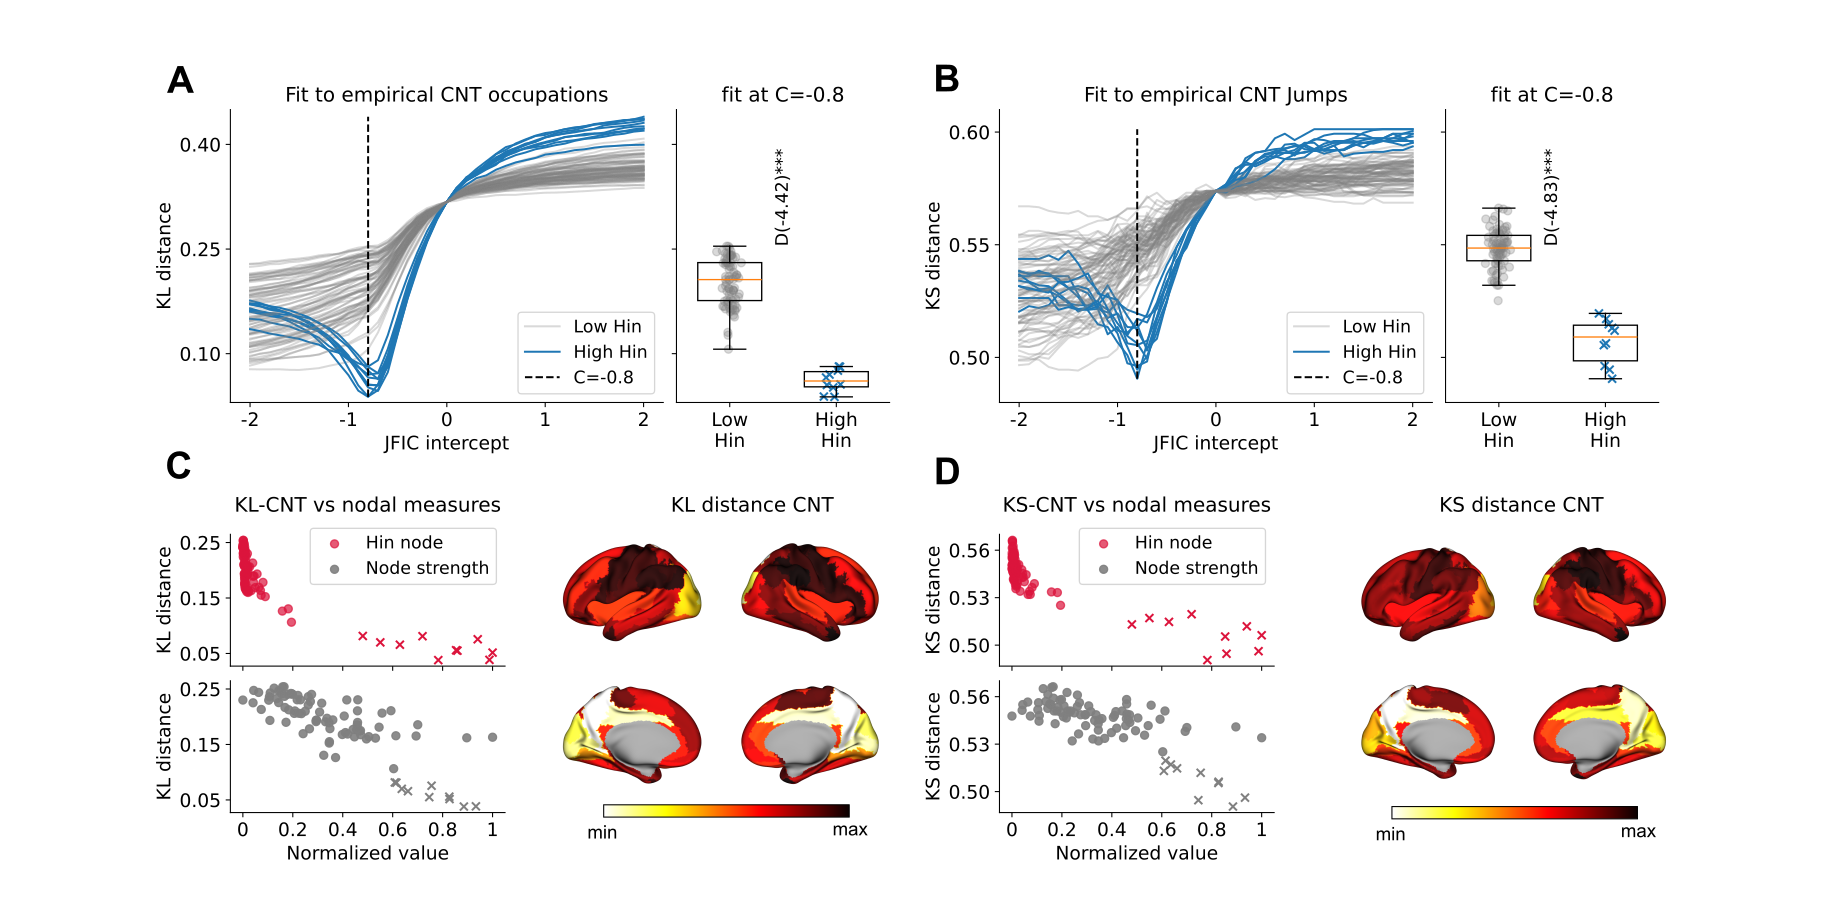

Recreate this plot in Python.
# -*- coding: utf-8 -*-
"""
IN THIS SCRIPT WE ANALYZE MOVING THE INTERCEPT OF JFIC OF EACH AREA.
Created on Sun Apr 28 19:46:29 2024

@author: flehu
"""

import matplotlib.colors as mcolors
from scipy.stats import linregress
import bct
import sys
sys.path.append("../");sys.path.append("../../")
import pandas as pd
import HMA
from scipy.special import rel_entr as kl  # relative entropy = KL distance
import numpy as np
import pickle
import matplotlib.pyplot as plt
from scipy.stats import kstest,mannwhitneyu,pearsonr,spearmanr
import sys
sys.path.append("../../")

nodes = range(90)
# cada tupla es (corrs,eucs,jumps_high,counts_high)


with open('../../../fastDMF/output/change_JFIC_per_node_fromUWS_seeds0_19.pickle', 'rb') as f:
    by_seed = pickle.load(f)

with open('../../../fastDMF/output/change_JFIC_per_node_fromUWS_extended_seeds0_19.pickle', 'rb') as f:
    by_seed2 = pickle.load(f)

for seed in range(20):
    by_seed[seed].update(by_seed2[seed])


# halt
# %%
with open('../../../fastDMF/empirical_truth/DoC_mean_FCs.pickle', 'rb') as f:
    emp_fcs = pickle.load(f)
with open('../../../fastDMF/empirical_truth/jump_distributions_dict_filt_ALLDIM.pickle', 'rb') as f:
    jump_dists_all = pickle.load(f)

del f

emp_occs_all = np.loadtxt(
    '../../../fastDMF/empirical_truth/occupations_3clusters_alldim_euclidean.txt')
preroi = list(pd.read_csv("../../../sorted_AAL_labels.txt")
              ["label"].values)  # nombre de las areas
ROIlabels = [f"{i}-{preroi[i].replace('_', ' ')}" for i in range(90)]
struct = np.loadtxt("../../../structural_Deco_AAL.txt")
# %%
states = ["CNT", "MCS", "UWS"]

nodes = list(range(90))
seeds = list(range(20))
Cs = []

for key in by_seed[0].keys():
    C, node = key
    if C not in Cs:
        Cs.append(C)
Cs = np.sort(Cs)
Cs = Cs[(Cs >= -2) & (Cs <= 2)]  # only makes sense from there on
nseeds = 20

# fill the mean occupation euclidean and corr vector
occs = np.zeros((len(nodes), len(Cs), len(("c1", "c2", "c3"))))
euc = np.zeros((len(nodes), len(Cs), len(states)))
corrs = np.zeros((len(nodes), len(Cs), len(states)))
jumps = np.zeros((len(nodes),len(Cs),191)) ###191 es el numero de saltos por simulacion

for seed in seeds:
    dic = by_seed[seed]
    for n in nodes:
        for c, C in enumerate(Cs):
            corrs[n, c, :] += dic[C, n][0]
            euc[n, c, :]   += dic[C, n][1]
            jumps[n,c,:]   += dic[C, n][2]
            occs[n, c, :]  += dic[C, n][3]
nseeds = len(seeds)
occs /= nseeds
euc /= nseeds
corrs /= nseeds
jumps /= nseeds
# sweep data
# klCNT = np.vstack([np.array([kl(occs[n, c, :], emp_occs_all[0]).sum()
#                   for c in range(len(Cs))]) for n in nodes])
# klMCS = np.vstack([np.array([kl(occs[n, c, :], emp_occs_all[1]).sum()
#                   for c in range(len(Cs))]) for n in nodes])
# klUWS = np.vstack([np.array([kl(occs[n, c, :], emp_occs_all[2]).sum()
#                   for c in range(len(Cs))]) for n in nodes])

klCNT = np.vstack([1/2*np.array([kl(occs[n, c, :], emp_occs_all[0]).sum() +kl(emp_occs_all[0],occs[n, c, :]).sum()
                  for c in range(len(Cs))]) for n in nodes])
klMCS = np.vstack([1/2*np.array([kl(occs[n, c, :], emp_occs_all[1]).sum() +kl(emp_occs_all[1],occs[n, c, :]).sum()
                  for c in range(len(Cs))]) for n in nodes])
klUWS = np.vstack([1/2*np.array([kl(occs[n, c, :], emp_occs_all[2]).sum() +kl(emp_occs_all[2],occs[n, c, :]).sum()
                  for c in range(len(Cs))]) for n in nodes])



ksCNT = np.vstack([np.array([kstest(jumps[n,c,:],jump_dists_all["CNT"])[0]
                             for c in range(len(Cs))]) for n in nodes])
ksMCS = np.vstack([np.array([kstest(jumps[n,c,:],jump_dists_all["MCS"])[0]
                             for c in range(len(Cs))]) for n in nodes])
ksUWS = np.vstack([np.array([kstest(jumps[n,c,:],jump_dists_all["UWS"])[0]
                             for c in range(len(Cs))]) for n in nodes])

# ksGoCNT,ksGoMCS,ksGoUWS = [Gs[np.argmin(a)] for a in (ksCNT,ksMCS,ksUWS)]


whereCNT, whereMCS, whereUWS = np.where(klCNT == klCNT.min()), np.where(
                                        klMCS == klMCS.min()), np.where(klUWS == klUWS.min())

noCNT, CoCNT = np.array(nodes)[whereCNT[0]], Cs[whereCNT[1]]
noMCS, CoMCS = np.array(nodes)[whereMCS[0]], Cs[whereMCS[1]]
noUWS, CoUWS = np.array(nodes)[whereUWS[0]], Cs[whereUWS[1]]


# optimal
print("kl optima at", (noCNT, CoCNT), (noMCS, CoMCS), (noUWS, CoUWS))
minCNT, minMCS, minUWS = [np.min(a) for a in (klCNT, klMCS, klUWS)]

# %% integration segregation data from structural matrix

forces = struct.sum(axis=1)
Clus_num, Clus_size, H_all = HMA.Functional_HP(struct)
Hin, Hse = HMA.Balance(struct, Clus_num, Clus_size)
Hin_node, Hse_node = HMA.nodal_measures(struct, Clus_num, Clus_size)

betweenness_cent = bct.centrality.betweenness_wei(struct)


# %% plot for a fixed C value
C_base = -0.8
C_base_id = int(np.where(Cs == C_base)[0])
ceteris_paribus = {states[i]: (klCNT, klMCS, klUWS)[
    i][:, C_base_id] for i in range(3)}

no_move_id = int(np.where(Cs == 0)[0])
no_move = {states[i]: (klCNT, klMCS, klUWS)[i]
           [:, no_move_id].mean() for i in range(3)}
# optimals = {states[i]:np.min((klCNT,klMCS,klUWS)[i],axis=1) for i in range(3)}
# for n in nodes:
norm = lambda x: (x-x.min())/(x.max()-x.min())

colors = ("tab:blue", "tab:orange", "tab:green")
hlinecolor = "tab:red"
cmap = "Reds"

alfa = 0.3
scatteralfa = 0.5
titlesize = 15
subtitlesize = 12
labelsize = 14
ticksize = 14
legendsize = 13
ylabel = "alfa (base at 0.75)"
xlabel = "G"
std = 0.05;xpos1 = 0;xpos2 = 2;tickangle=0
epsilon=1e-2

#plot how low they get vs when do they get there.

x = Cs
klys = {"CNT": klCNT,
       "MCS": klMCS,
       "UWS": klUWS}
ksys = {"CNT": ksCNT,
        "MCS": ksMCS,
        "UWS": ksUWS}

values = Hin_node/Hin_node.max()

def create_filter_dumb(x,k=0.4):
    return x > k
k = 0.4
outmask = create_filter_dumb(values,k=k)

def cohen_d(low,high):
    mean_high = np.mean(high)
    mean_low  = np.mean(low)
    
    var_high = np.var(high)
    var_low  = np.var(low)
    
    n_high = len(high)
    n_low  = len(low)
    # pooled SD per node
    std_pooled = np.sqrt(((n_high - 1) * var_high + (n_low - 1) * var_low) / (n_high + n_low - 2))
    return (mean_high - mean_low) / std_pooled
    
def plotbar(x,ys,outmask,C_base,colors=("gray","tab:blue"),
            yticks=None,xticks=True,  ax=None):
    
    C_base_id = int(np.where(Cs == C_base)[0])
    
    yclean = ys[~outmask,C_base_id]
    ydirt  = ys[outmask,C_base_id]
    
    
    bp1 = ax.boxplot(yclean, positions=(0,), widths=0.6,patch_artist=True, showfliers=False)
    ax.scatter(0+np.random.normal(scale=std,size=len(yclean)),yclean,color="gray",alpha=alfa)
    
    ax.scatter(1+np.random.normal(scale=std,size=len(ydirt)),ydirt,color=colors[1],marker="x",alpha=1)
    bp2 = ax.boxplot(ydirt, positions=(1,), widths=0.6,patch_artist=True, showfliers=False)
    for patch in list(bp1['boxes'])+list(bp2['boxes']):
        patch.set_facecolor("none")  # transparent
        patch.set_edgecolor("black")
    if yticks:
        ticklabels = [f"{val:.2f}" for val in yticks]
        ax.set_yticks(yticks,ticklabels,fontsize=ticksize)
        ax.set_yticklabels(len(yticks)*[""])
    if not xticks:
        ax.set_xticks(())
    else:
        # ax.set_xlabel("Hin node",fontsize=labelsize)
        ax.set_xticks((0,1),("Low\nHin", "High\nHin"),fontsize=labelsize)
        
    p = mannwhitneyu(yclean,ydirt)[1]
    print(p)
    d = cohen_d(yclean,ydirt)
    text = ""
    if p and d:
        if p < 0.001:
            add = "***"
        elif p < 0.01:
            add = "**"
        elif p < 0.05:
            add = "*"
        text+=f"D({d:.2f})"  + add
    ax.text(0.5,0.7, text,fontsize=legendsize,
            ha='center', va='center',transform=ax.transAxes,rotation=90)
    ax.spines[["top","right"]].set_visible(False)
    
def plot_with_color(x, ys,outmask,colors = ("gray","tab:blue"),title= "",ylabel="",
                    yticks = None,xticks=None, ax = None,yminmax=None):
    
    ax1 = ax.inset_axes((0,0,2/3-epsilon,1))
    ax1.set_title(title,fontsize=titlesize)
    
    first_high = True
    first_low = True
    for n, node in enumerate(nodes):
        if outmask[node]:  # high
            if first_high:
                ax1.plot(x, ys[node], color=colors[1], label="High Hin")
                first_high = False
            else:
                ax1.plot(x, ys[node], color=colors[1])
        else:  # low
            if first_low:
                ax1.plot(x, ys[node], color=colors[0], alpha=alfa, label="Low Hin")
                first_low = False
            else:
                ax1.plot(x, ys[node], color=colors[0], alpha=alfa)
                
    ymin = ys.min()
    ymax = ys.max()#ymin + (ys.max()-ymin)/2
    ax1.vlines(C_base, ymin,ymax,linestyle="dashed",color="black",label=f"C={C_base:.1f}")
    ax1.spines[["top","right"]].set_visible(False)
    ax1.set_ylabel(ylabel,fontsize=labelsize)
    
    ticklabels = [f"{val}" for val in xticks]
    ax1.set_xticks(xticks,ticklabels,fontsize=ticksize)
    ax1.set_xlabel("JFIC intercept",fontsize=labelsize)
    ax1.legend(fontsize=legendsize,loc="lower right")
    # ax2.set_xticks((0,1),("Low\nHin", "High\nHin"),fontsize=labelsize)
    
    ###boxx
    ax2 = ax.inset_axes((2/3+epsilon,0,1/3-epsilon,1))
    ax2.set_title(f"fit at C={C_base:.1f}",fontsize=titlesize)
    plotbar(x,ys,outmask,C_base,colors=colors,
                yticks=yticks,xticks=True,  ax=ax2)
    
    ticklabels = [f"{val:.2f}" for val in yticks]
    ax1.set_yticks(yticks,ticklabels,fontsize=ticksize)
    ax2.set_yticks((yticks))
    ax2.set_yticklabels(len(yticks)*[""])
    
    if yminmax:
        mini,maxi = yminmax
        ax1.set_ylim((mini,maxi))
        ax2.set_ylim((mini,maxi))
    
    ##clean big axis
    ax.set_xticks([])
    ax.set_yticks([])
    ax.spines[:].set_visible(False)
    

    
def joint_scatter(x1, x2, y, outmask=None, ax=None, yticks=None, ylabel="", colors=("crimson", "gray")):
    if ax is None:
        fig, ax = plt.subplots(figsize=(6, 4))
    
    ydirt = y[outmask]
    yclean = y[~outmask]
    x1dirt = x1[outmask]; x1clean = x1[~outmask]
    x2dirt = x2[outmask]; x2clean = x2[~outmask]

    # --- Layout parameters ---
    height = 0.45
    pad = 0.05

    # --- Upper inset (scatter 1) ---
    ax_top = ax.inset_axes((0, height + pad, 1, height))
    ax_top.scatter(x1clean, yclean, color=colors[0], alpha=0.7, label="Hin node")
    ax_top.scatter(x1dirt, ydirt, color=colors[0], alpha=1, marker="x")
    ax_top.set_xticks((0, 0.2, 0.4, 0.6, 0.8, 1), 6 * [""])
    ax_top.set_yticks(yticks)
    ax_top.set_yticklabels([f"{val:.2f}" for val in yticks], fontsize=ticksize)
    ax_top.set_ylabel(ylabel, fontsize=labelsize)
    ax_top.spines[["top", "right"]].set_visible(False)

    # --- Lower inset (scatter 2) ---
    ax_bottom = ax.inset_axes((0, 0, 1, height))
    ax_bottom.scatter(x2clean, yclean, color=colors[1], alpha=0.9, label="Node strength")
    ax_bottom.scatter(x2dirt, ydirt, color=colors[1], alpha=1, marker="x")
    ax_bottom.set_xticks((0, 0.2, 0.4, 0.6, 0.8, 1))
    ax_bottom.set_xticklabels((0, 0.2, 0.4, 0.6, 0.8, 1), fontsize=ticksize)
    ax_bottom.set_yticks(yticks)
    ax_bottom.set_yticklabels([f"{val:.2f}" for val in yticks], fontsize=ticksize)
    ax_bottom.set_xlabel("Normalized value", fontsize=labelsize)
    ax_bottom.set_ylabel(ylabel, fontsize=labelsize)
    ax_bottom.spines[["top", "right"]].set_visible(False)

    # --- Single combined legend in the parent axis ---
    handles, labels = [], []
    for a in (ax_top, ax_bottom):
        h, l = a.get_legend_handles_labels()
        handles += h
        labels += l
    ax.legend(handles, labels, fontsize=legendsize, loc="upper right")

    # --- Clean parent axis ---
    ax.spines[:].set_visible(False)
    ax.set_xticks(()); ax.set_yticks(())

    return ax_top, ax_bottom

    # return ax_top, ax_bottom


# plot
plt.figure(1)
plt.clf()

# CN KLS
ax = plt.subplot2grid((2, 4), (0, 0),colspan=2)
plot_with_color(x, klys["CNT"], outmask,ax=ax,
                title = "Fit to empirical CNT occupations",ylabel="KL distance",
                yticks=(0.1,0.25,0.4),xticks=(-2,-1,0,1,2),yminmax=(0.03,0.45))

ax = plt.subplot2grid((2,4),(0,2),colspan=2)
plot_with_color(x,ksys["CNT"],outmask,ax=ax,
                title = "Fit to empirical CNT Jumps",ylabel="KS distance",
                yticks=(0.5,0.55,0.6),xticks=(-2,-1,0,1,2),yminmax=(0.48,0.61))
###brain 
ax = plt.subplot2grid((2,4),(1,1))
ax.set_title("KL distance CNT",fontsize=titlesize)
ax.spines[:].set_visible(False)
ax.set_xticks(())
ax.set_yticks(())

#######
ax = plt.subplot2grid((2,4),(1,0))
ax.set_title("KL-CNT vs nodal measures",fontsize=titlesize)
joint_scatter(norm(Hin_node),norm(forces),klys["CNT"][:,C_base_id],outmask=outmask,
              ax= ax, yticks = (0.05,0.15,0.25),ylabel="KL distance")

###
ax = plt.subplot2grid((2,4),(1,2))
ax.set_title("KS-CNT vs nodal measures",fontsize=titlesize)
joint_scatter(norm(Hin_node),norm(forces),ksys["CNT"][:,C_base_id],outmask=outmask,
              ax= ax, yticks = (0.5,0.53,0.56),ylabel="KS distance")

ax = plt.subplot2grid((2,4),(1,3))
ax.set_title("KS distance CNT",fontsize=titlesize)
ax.spines[:].set_visible(False)
ax.set_xticks(())
ax.set_yticks(())

plt.subplots_adjust(wspace=0.4, hspace=0.4)

plt.tight_layout()
plt.savefig("fig5_symmetrized.svg",dpi=300,transparent=True)
plt.show()


halt

#%%
print("node strength",pearsonr(Hin_node,klys["CNT"][:,C_base_id]))
print("node integration",pearsonr(forces,klys["CNT"][:,C_base_id]))



print("node strength",spearmanr(Hin_node,klys["CNT"][:,C_base_id]))
print("node integration",spearmanr(forces,klys["CNT"][:,C_base_id]))


#%% save two files for the 

norm = lambda x: (x-x.min())/(x.max()-x.min())
to_save = {"klys":klys["CNT"][:,C_base_id],
           "ksys":ksys["CNT"][:,C_base_id]}
np.savez_compressed(f"maps2brain_C={C_base:.1f}.npz",**to_save)



#%% for a fixed C, how close are we to each state?
fig = plt.figure(3, figsize=(12, 6))
plt.clf()
fig.suptitle(f"KL distance with intercept variation C={C_base}", fontsize=titlesize)

# to CNT
plt.subplot(311)
plt.title("CNT")
plt.bar(nodes, ceteris_paribus["CNT"], alpha=0.7)
plt.hlines(no_move["CNT"], 0, 90, color="tab:red",
           linestyle="dashed", label="baseline")
plt.xticks(())
plt.legend()

# to MCS
plt.subplot(312)
plt.title("MCS")
plt.bar(nodes, ceteris_paribus["MCS"], alpha=0.7)
plt.hlines(no_move["MCS"], 0, 90, color="tab:red",
           linestyle="dashed", label="baseline")
plt.xticks(())
plt.legend()

# to UWS
plt.subplot(313)
plt.title("UWS")
plt.bar(nodes, ceteris_paribus["UWS"], alpha=0.7)
plt.hlines(no_move["UWS"], 0, 90, color="tab:red",
           linestyle="dashed", label="baseline")
plt.xticks(nodes, ROIlabels, rotation=90)
plt.legend()

plt.tight_layout()
plt.show()

# %% print how close do we get per area

min_args_CNT = np.argmin(klCNT, axis=1)
min_args_MCS = np.argmin(klMCS, axis=1)
min_args_UWS = np.argmin(klUWS, axis=1)
min_c_CNT = Cs[min_args_CNT]
min_c_MCS = Cs[min_args_MCS]
min_c_UWS = Cs[min_args_UWS]


# final FIC?
Fics = 0.75*2.12*struct.sum(axis=1)+1
important_nodes = (17, 21, 22, 23, 24, 33,  # left
                   56, 65, 66, 67, 68, 72)  # right
print([str(np.array(ROIlabels)[i]) for i in important_nodes])


# here we plot the fit to each state moving the
fig = plt.figure(2)
plt.clf()
plt.suptitle("moving C per area")
# CNT

###########################
baseline = np.where(Cs == 0)[0][0]
plt.subplot2grid((4, 1), (1, 0))
plt.imshow(klCNT.T, aspect="auto", interpolation="none")
plt.hlines(baseline, 0, 90, color="red", linestyle="dashed")
# plt.colorbar(label="KL dist to CNT")
plt.plot(range(90), min_args_CNT, color="white")

plt.yticks(range(len(Cs))[::5], Cs[::5])
plt.xticks(())
plt.ylabel("optimal c")
plt.xlim([-0.5, 89.5])

plt.subplot2grid((4, 1), (2, 0))
plt.imshow(klMCS.T, aspect="auto", interpolation="none")
plt.hlines(baseline, 0, 90, color="red", linestyle="dashed")
# plt.colorbar(label="KL dist to MCS")
plt.plot(range(90), min_args_MCS, color="white")
plt.yticks(range(len(Cs))[::5], Cs[::5])
plt.xticks(())
plt.ylabel("optimal c")
plt.xlim([-0.5, 89.5])

plt.subplot2grid((4, 1), (3, 0))
plt.imshow(klUWS.T, aspect="auto", interpolation="none")
plt.hlines(baseline, 0, 90, color="red", linestyle="dashed")
# plt.colorbar(label="KL dist to UWS")
plt.plot(range(90), min_args_UWS, color="white")
plt.yticks(range(len(Cs))[::5], Cs[::5])
plt.xticks(range(90), ROIlabels, rotation=90)
plt.ylabel("optimal c")
plt.xlim([-0.5, 89.5])

plt.tight_layout()
plt.show()




# %%figure with mins


mins_CNT = np.min(klCNT, axis=1)
mins_MCS = np.min(klMCS, axis=1)
mins_UWS = np.min(klUWS, axis=1)


fig = plt.figure(4)
plt.clf()
plt.suptitle("minimum attained")

plt.subplot2grid((3, 1), (0, 0))
plt.bar(range(90), mins_CNT)
plt.xticks(())

plt.subplot2grid((3, 1), (1, 0))
plt.bar(range(90), mins_MCS)
plt.xticks(())

plt.subplot2grid((3, 1), (2, 0))
plt.bar(range(90), mins_UWS)
plt.xticks(range(90), ROIlabels, rotation=90)

plt.tight_layout()
plt.show()

# %%figure with ranges of variation

stds_CNT = np.std(klCNT, axis=1)
stds_MCS = np.std(klMCS, axis=1)
stds_UWS = np.std(klUWS, axis=1)

mins_euc_CNT = np.min(euc[:, :, 0], axis=1)
mins_euc_MCS = np.min(euc[:, :, 1], axis=1)
mins_euc_UWS = np.min(euc[:, :, 2], axis=1)


fig = plt.figure(5)
plt.clf()
plt.suptitle(
    "top: Hin node vs optimal fit to state, force below. Bottom: node sensitivity")


# variation vs Hin node
plt.subplot2grid((5, 3), (0, 0))
plt.scatter(Hin_node, mins_CNT)
plt.xlabel("Hin_node")
plt.ylabel("mins KL")
plt.xscale("log")

plt.subplot2grid((5, 3), (0, 1))
plt.scatter(Hin_node, mins_MCS)
plt.xlabel("Hin_node")
plt.ylabel("mins KL")
plt.xscale("log")

plt.subplot2grid((5, 3), (0, 2))
plt.scatter(Hin_node, mins_UWS)
plt.xlabel("Hin_node")
plt.ylabel("mins KL")
plt.xscale("log")

plt.subplot2grid((5, 3), (1, 0))
plt.scatter(Hin_node, mins_euc_CNT)
plt.xlabel("Hin_node")
plt.ylabel("mins EUC")
plt.xscale("log")

plt.subplot2grid((5, 3), (1, 1))
plt.scatter(Hin_node, mins_euc_MCS)
plt.xlabel("Hin_node")
plt.ylabel("mins EUC")
plt.xscale("log")

plt.subplot2grid((5, 3), (1, 2))
plt.scatter(Hin_node, mins_euc_UWS)
plt.xlabel("Hin_node")
plt.ylabel("mins EUC")
plt.xscale("log")


# node strength
plt.subplot2grid((5, 3), (3, 0))
plt.scatter(forces, mins_CNT)
plt.xlabel("node strength")
plt.ylabel("mins")

plt.subplot2grid((5, 3), (3, 1))
plt.scatter(forces, mins_MCS)
plt.xlabel("node strength")
plt.ylabel("mins")

plt.subplot2grid((5, 3), (3, 2))
plt.scatter(forces, mins_UWS)
plt.xlabel("node strength")
plt.ylabel("mins")


plt.subplot2grid((5, 3), (4, 0))
plt.scatter(forces, mins_euc_CNT)
plt.xlabel("node strength")
plt.ylabel("mins")

plt.subplot2grid((5, 3), (4, 1))
plt.scatter(forces, mins_euc_MCS)
plt.xlabel("node strength")
plt.ylabel("mins")

plt.subplot2grid((5, 3), (4, 2))
plt.scatter(forces, mins_euc_UWS)
plt.xlabel("node strength")
plt.ylabel("mins")

plt.tight_layout()
plt.show()

# %% ver la distirbution de minimos
plt.figure(6)
plt.clf()
plt.suptitle("minimal KL attained sweeping c!")


plt.subplot2grid((3, 1), (0, 0))
plt.title("CNT")
plt.bar(range(90), mins_CNT)
plt.xticks(())

plt.subplot2grid((3, 1), (1, 0))
plt.title("MCS")
plt.bar(range(90), mins_MCS)
plt.xticks(())

plt.subplot2grid((3, 1), (2, 0))
plt.title("UWS")
plt.bar(range(90), mins_UWS)
plt.xticks(range(90), ROIlabels, rotation=90)


plt.tight_layout()
plt.show()

# %%%%%%%%%%

struct_df = pd.DataFrame(index=ROIlabels)
struct_df["Hin"] = Hin_node
struct_df["Hse"] = Hse_node
struct_df["force"] = forces
struct_df["stds_CNT"] = stds_CNT
struct_df["stds_MCS"] = stds_MCS
struct_df["stds_UWS"] = stds_UWS

print(struct_df[(struct_df["force"] > 3) & (struct_df["stds_CNT"] < 0.01)])
